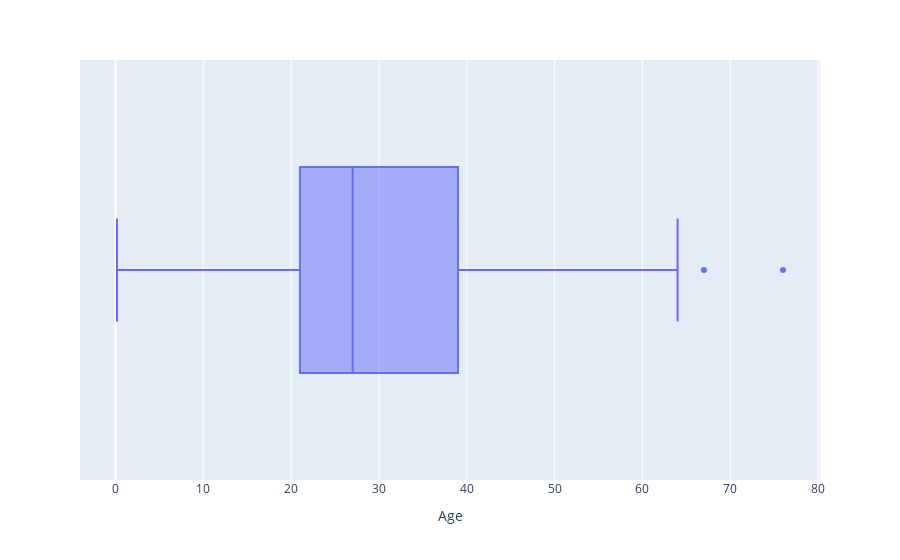

Write notebook code for a chart like this one.
### Code cell
px.box(titanic, 'Age')

### Figure 1 — Plotly figure (JSON) as saved in the notebook; plotly's stock layout.template omitted (floating-point values rounded to 4 significant figures; data arrays with more than 128 entries replaced by an {"elided": "..."} marker saying what was removed)
{"data": [{"alignmentgroup": "True", "hovertemplate": "Age=%{x}<extra></extra>", "legendgroup": "", "marker": {"color": "#636efa"}, "name": "", "notched": false, "offsetgroup": "", "orientation": "h", "showlegend": false, "type": "box", "x": {"elided": "418 float values"}, "x0": " ", "xaxis": "x", "y0": " ", "yaxis": "y"}], "layout": {"boxmode": "group", "legend": {"tracegroupgap": 0}, "margin": {"t": 60}, "xaxis": {"anchor": "y", "domain": [0, 1], "title": {"text": "Age"}}, "yaxis": {"anchor": "x", "domain": [0, 1]}}}
